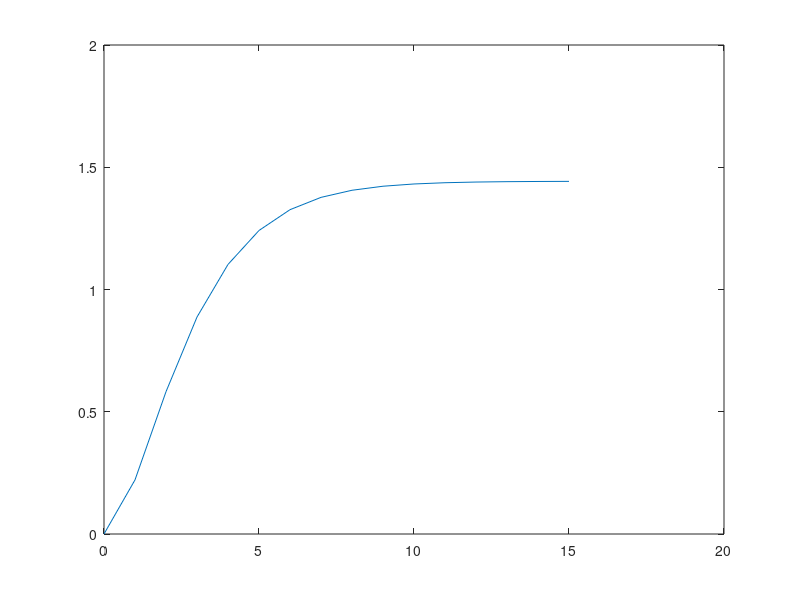

Reproduce this figure in MATLAB.
k = 0.6931;
I = 1;

c = @(t) (I/k)*(1-exp(-k*t));

t_max = 15;

t = 0:1:t_max;

x = zeros(1,t_max+1);
y = zeros(1,t_max+1);

c2 = @(t) ( (I/k)*(1-((k*t) + 1)*exp(-k*t)) );

for i=1:1:t_max+1
    x(i) = c(i-1);
end

for i=1:1:t_max+1
    y(i) = c2(i-1);
end

plot(t,y);

limiting = I/k